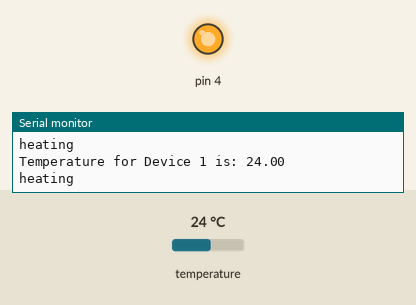
This sketch was run on a simulated Arduino Uno, built with avr-gcc and run on an emulated ATmega328P. Shown: output pins drawn as LEDs (lit = HIGH), the last lines printed to the serial monitor. The test bench sets the inputs (shaded band); at power-on: temperature 24 °C.

Above: at 2.7 s.
2.8 s: temperature set to 36.2 °C
4.3 s: temperature set to 37.4 °C
At 5.6 s:
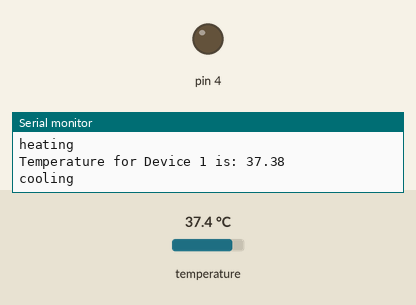
7.3 s: temperature set to 12 °C
At 8.8 s:
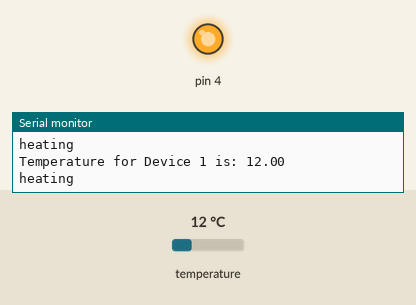
9.2 s: temperature set to 41 °C
At 10.2 s:
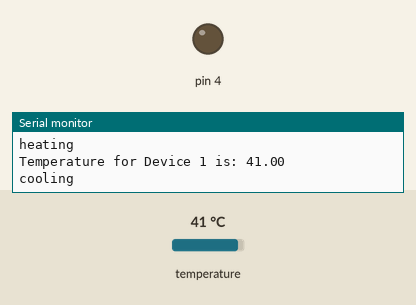
Timing chart, 0 to 12.1 s (numbered marks = the images above; inputs shaded):
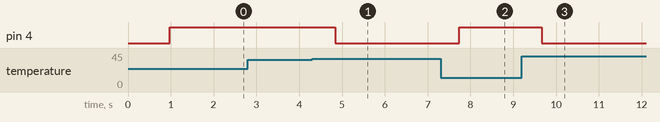

The sketch:

incubator.ino
```cpp
//Setup onewire for temperatuer sensor
#include <OneWire.h>
#include <DallasTemperature.h>
// Data wire is plugged into pin 2 on the Arduino
#define ONE_WIRE_BUS 3

// Setup a oneWire instance to communicate with any OneWire devices
OneWire oneWire(ONE_WIRE_BUS);

// Pass our oneWire reference to Dallas Temperature.
DallasTemperature sensors(&oneWire);


// the setup routine runs once when you press reset:
void setup() {
  // initialize serial communication at 9600 bits per second:
  // Start up the onewire library
  sensors.begin();

  //initilise serial input
  Serial.begin(9600);
  Serial.end();
  Serial.begin(9600);
  //this speed up the String input = Serial.readString();
  Serial.setTimeout(150);
}


// the loop routine runs over and over again forever:
void loop() {
  delay(200);
  float sensor_temp = temp_read();
  temp_control(sensor_temp, 37);
}


float temp_read(){
  // call sensors.requestTemperatures() to issue a global temperature
  // request to all devices on the bus
  sensors.requestTemperatures(); // Send the command to get temperatures
  float sensor_temp = sensors.getTempCByIndex(0);
  Serial.print("Temperature for Device 1 is: ");
  Serial.println(sensor_temp); // Why "byIndex"?
    // You can have more than one IC on the same bus.
    // 0 refers to the first IC on the wire
  return sensor_temp;
}

void temp_control(float sensor_temp, float set_temp){
  if (sensor_temp < set_temp) {
      pinMode(4, OUTPUT);
      digitalWrite(4, HIGH);
      Serial.println("heating");
  }
  if (sensor_temp >= set_temp) {
      pinMode(4, OUTPUT);
      digitalWrite(4, LOW);
      Serial.println("cooling");
  }
}
```

Measured:
- the behaviour switches between 36.9 and 37 °C on temperature (found by bisection; images 0 and 1)
- after the input at 4.3 s, pin 4: HIGH → LOW after 0.54 s
- after the input at 7.3 s, pin 4: LOW → HIGH after 0.43 s
- after the input at 9.2 s, pin 4: HIGH → LOW after 0.46 s
